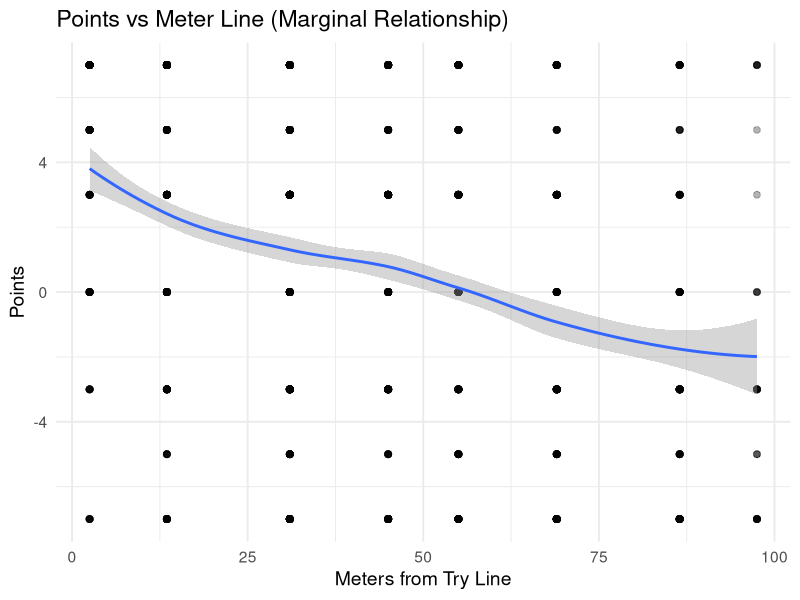
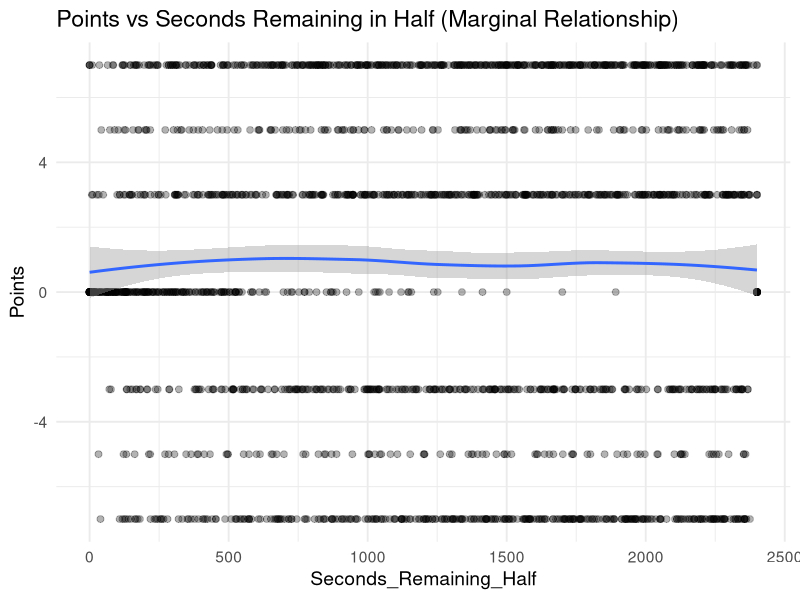
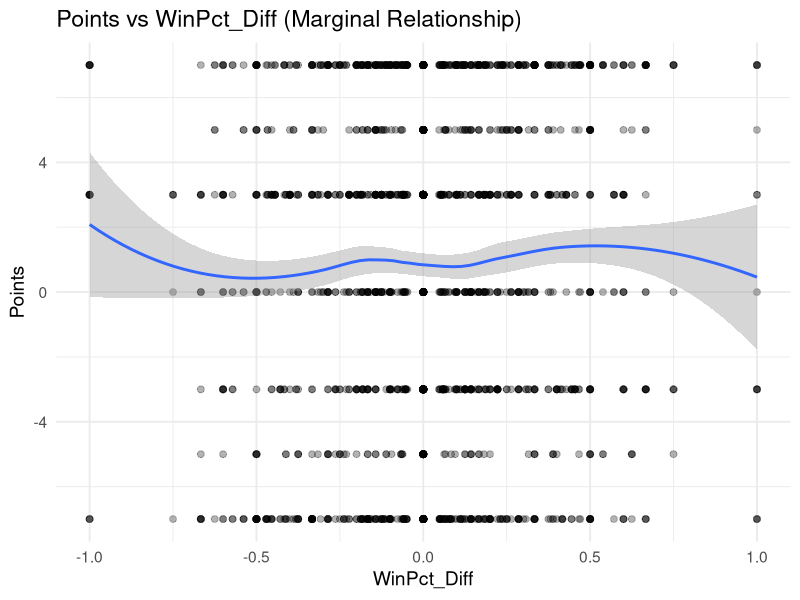
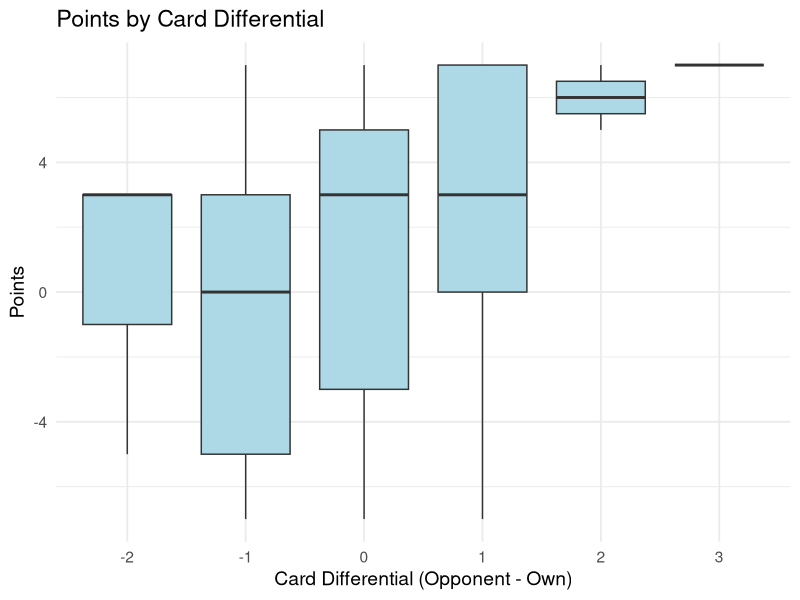

Source code (R) for these figures, in order:
#####################
### SETUP ###
#####################

# load libraries

# install.packages("patchwork")
library(patchwork)
# install.packages("stringr")
library(stringr)
# install.packages("tidyverse")
library(tidyverse)

# set seed
set.seed(11-19-2025)

###############################
### PHASE DATA LOAD ###
###############################

# run from project root
phase_data = read_csv("data/phase_2018-19.csv")
# preview data
head(phase_data)

#################################
### LINEOUT DATA PREP ###
#################################

phase_data <- phase_data %>%
  mutate(
    # extract signed points
    points = str_extract(Outcome, "[-+]?\\d+") %>% as.numeric(),
    
    # replace missing points with 0
    points = ifelse(is.na(points), 0, points)
  )

# final score by match
last_play <- phase_data %>%
  group_by(Round, Home, Away) %>%
  filter(ID == max(ID)) %>%
  ungroup() %>%
  mutate(
    last_play_points = str_extract(Outcome, "[-+]?\\d+") %>% as.numeric(),
    last_play_points = ifelse(is.na(last_play_points), 0, last_play_points),
    
    Score_Change = last_play_points,
    
    Final_Points_Difference = Points_Difference + Score_Change,
    Final_Points_Diff_Home = if_else(Team_In_Poss == "Home",
                                     Final_Points_Difference,
                                     -Final_Points_Difference)
  )

# keep first-phase lineouts
phase_data <- phase_data %>%
  filter(
    Play_Start == "Lineout",
    Phase == 1
  )

# build win percentage

last_play <- last_play %>%
  select(Round, Home, Away, Final_Points_Diff_Home) %>%
  distinct()

last_play <- last_play %>%
  pivot_longer(cols = c(Home, Away),
               names_to = "Side",
               values_to = "Team") %>%
  mutate(
    Win = case_when(
      Side == "Home" & Final_Points_Diff_Home > 0 ~ 1,
      Side == "Home" & Final_Points_Diff_Home <= 0 ~ 0,
      Side == "Away" & Final_Points_Diff_Home < 0 ~ 1,
      Side == "Away" & Final_Points_Diff_Home >= 0 ~ 0
    ),
    Round = as.numeric(Round)
  ) %>%
  arrange(Team, Round)

# running win percentage
last_play <- last_play %>%
  group_by(Team) %>%
  arrange(Round) %>%
  mutate(
    Games_Played = lag(row_number(), default = 0),
    Wins_Before = lag(cumsum(Win), default = 0),
    WinPct_Before = if_else(Games_Played == 0, 0.5, Wins_Before / Games_Played)
  ) %>%
  ungroup()

# team in possession
phase_data <- phase_data %>%
  mutate(
    Team_for_join = case_when(
      Team_In_Poss == "Home" ~ Home,
      Team_In_Poss == "Away" ~ Away
    )
  ) %>%
# join team win percentage
  left_join(
    last_play %>% select(Team, Round, WinPct_Before),
    by = c("Team_for_join" = "Team", "Round" = "Round")
  )

# flag home attack
phase_data <- phase_data %>%
  mutate(
    Home_Attack = if_else(Team_In_Poss == "Home", 1, 0)
  )

# opponent data
phase_data <- phase_data %>%
  mutate(
    Opponent = if_else(Team_In_Poss == "Home", Away, Home)
  ) %>%
    left_join(
      last_play %>% select(Team, Round, WinPct_Before) %>%
        rename(Opponent = Team,
               Opponent_WinPct = WinPct_Before),
      by = c("Opponent", "Round")
    ) %>%
  mutate(
    # win percentage differential
    WinPct_Diff = WinPct_Before - Opponent_WinPct,
    # card differential
    Card_Diff = (Yellow_Cards_Opp + Red_Cards_Opp) - (Yellow_Cards_Own + Red_Cards_Own)
  )



# seconds remaining in half
phase_data <- phase_data %>%
  mutate(
    Seconds_Remaining_Half = if_else(
      Seconds_Remaining > 2400,             # first half
      Seconds_Remaining - 2400,             # first-half seconds remaining
      Seconds_Remaining                     # second half
    )
  )

# flag under 2 minutes

phase_data <- phase_data %>%
  mutate(
    Less_Than_2_Min = if_else(Seconds_Remaining_Half < 120, 1, 0)
  )

# flag repeated outcomes in a possession run
phase_data <- phase_data %>%
  arrange(Round, Home, Away, ID) %>%
  group_by(Round, Home, Away) %>%
  mutate(
    run_id = cumsum(c(TRUE, diff(Points_Difference) != 0 | Outcome[-1] != Outcome[-n()])),
    n_same = ave(run_id, run_id, FUN = length), # run size
  ) %>%
  ungroup()

# map location to meter line
location_names <- c("5m-Goal (opp)", "22m-5m (opp)", "10m-22m (opp)",
                    "Half-10m (opp)","10m-Half (own)", "22m-10m (own)",
                    "5m-22m (own)", "Goal-5m (own)")
location_meters <- c(2.5, 13.5, 31, 45, 55, 69, 86.5, 97.5)

# zone boundaries in meters from opponent try line
zone_boundaries_m <- c(0, 5, 22, 40, 50, 60, 78, 95, 100)

lookup <- setNames(location_meters, location_names)

phase_data$meter_line <- lookup[phase_data$Location]

# draw one sample per possession run
sampled_phase_data <- phase_data %>%
  arrange(Round, Home, Away, ID) %>%
  group_by(Round, Home, Away, run_id) %>%
  slice_sample(n = 1) %>% 
  ungroup()

#####################
### PLOTS ###
#####################

# meter line
meter_line_marginal <- ggplot(sampled_phase_data, aes(x = meter_line, y = points)) +
  geom_point(alpha = 0.3, size = 2) +
  geom_smooth(method = "loess", se = TRUE) +
  labs(
    title = "Points vs Meter Line (Marginal Relationship)",
    x = "Meters from Try Line",
    y = "Points"
  ) +
  theme_minimal(base_size = 14)

ggsave("plots/meter_line_marginal.png", meter_line_marginal,
       width = 10, height = 8, dpi = 300)

# seconds remaining in half
seconds_remaining_marginal <- ggplot(sampled_phase_data, aes(x = Seconds_Remaining_Half, y = points)) +
  geom_point(alpha = 0.3, size = 2) +
  geom_smooth(method = "loess", se = TRUE) +
  labs(
    title = "Points vs Seconds Remaining in Half (Marginal Relationship)",
    x = "Seconds_Remaining_Half",
    y = "Points"
  ) +
  theme_minimal(base_size = 14)

ggsave("plots/seconds_remaining_marginal.png", seconds_remaining_marginal,
       width = 10, height = 8, dpi = 300)

# win percentage differential
win_per_marginal <- ggplot(sampled_phase_data, aes(x = WinPct_Diff, y = points)) +
  geom_point(alpha = 0.3, size = 2) +
  geom_smooth(method = "loess", se = TRUE) +
  labs(
    title = "Points vs WinPct_Diff (Marginal Relationship)",
    x = "WinPct_Diff",
    y = "Points"
  ) +
  theme_minimal(base_size = 14)

ggsave("plots/win_per_marginal.png", win_per_marginal,
       width = 10, height = 8, dpi = 300)

# card differential
card_dif_marginal <- ggplot(sampled_phase_data, aes(x = factor(Card_Diff), y = points)) +
  geom_boxplot(fill = "lightblue") +
  labs(
    title = "Points by Card Differential",
    x = "Card Differential (Opponent - Own)",
    y = "Points"
  ) +
  theme_minimal(base_size = 14)

ggsave("plots/card_dif_marginal.png", card_dif_marginal,
       width = 10, height = 8, dpi = 300)
